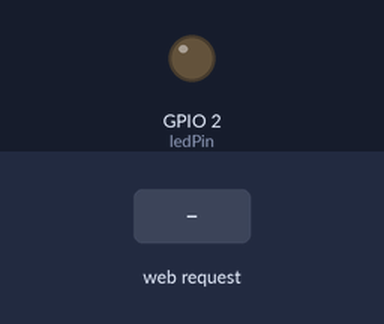
Recording of a sketch running on a simulated ESP32. On the bench: output pins drawn as LEDs (lit = HIGH). The test bench sets the inputs (shaded band). WiFi joins after 1.5 s; servers stay silent unless stated; what the sketch prints to the serial monitor is not drawn.

Above: at 2.7 s.
2.8 s: HTTP request GET /on received
At 4.0 s:
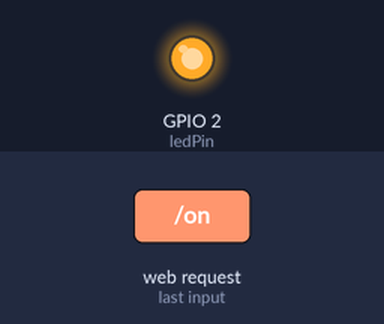
4.3 s: HTTP request GET /off received
At 5.3 s:
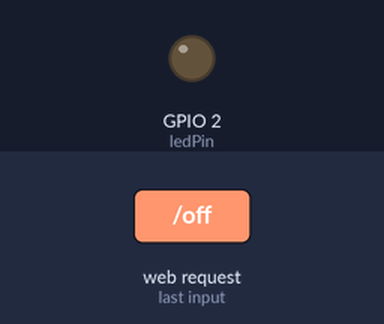
Timing chart, 0 to 7.3 s (numbered marks = the images above; inputs shaded):
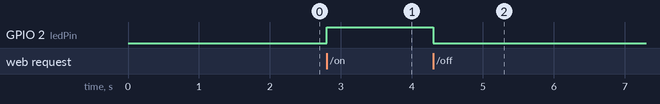

The sketch:

ESP32_Test.ino
```cpp
/*
In this program, we will test the ESP32 by creating a simple web server that can be accessed from any device connected to the same router.
The web server will display LED ON and LED OFF buttons.
Clicking these buttons will control the onboard LED of the ESP32, which is connected to GPIO2.
When you click LED ON, the onboard LED will turn on, and clicking LED OFF will turn it off.
This provides a simple and interactive way to test the ESP32's functionality.
*/
#include <WiFi.h>
#include <WebServer.h>

// Replace with your network credentials
const char* ssid = "Perfect";
const char* password = "24242424";

WebServer server(80); // Web server on port 80

const int ledPin = 2; // Onboard LED pin (GPIO2 for ESP32)
bool ledState = false; // Track LED state

// HTML content for the web page
String HTMLPage() {
  String html = "<!DOCTYPE html><html>";
  html += "<head><title>ESP32 LED Control</title></head>";
  html += "<body style='text-align: center; font-family: Arial;'>";

  html += "<h1>ESP32 LED Control</h1>";
  html += ledState ? "<p>LED is <strong>ON</strong></p>" : "<p>LED is <strong>OFF</strong></p>";
  html += "<a href='/on' style='padding: 10px 20px; background-color: green; color: white; text-decoration: none;'>Turn ON</a>&nbsp;";
  html += "<a href='/off' style='padding: 10px 20px; background-color: red; color: white; text-decoration: none;'>Turn OFF</a>";

  html += "</body></html>";
  return html;
}

// Handle the root path "/"
void handleRoot() {
  server.send(200, "text/html", HTMLPage());
}

// Handle LED ON request
void handleLEDOn() {
  ledState = true;
  digitalWrite(ledPin, HIGH);
  server.send(200, "text/html", HTMLPage());
}

// Handle LED OFF request
void handleLEDOff() {
  ledState = false;
  digitalWrite(ledPin, LOW);
  server.send(200, "text/html", HTMLPage());
}

void setup() {
  Serial.begin(115200);

  // Initialize onboard LED pin as output
  pinMode(ledPin, OUTPUT);
  digitalWrite(ledPin, LOW); // Start with LED off

  // Connect to Wi-Fi
  WiFi.begin(ssid, password);
  Serial.print("Connecting to Wi-Fi");
  while (WiFi.status() != WL_CONNECTED) {
    delay(500);
    Serial.print(".");
  }
  Serial.println("\nConnected to Wi-Fi");
  Serial.println(WiFi.localIP());

  // Define server routes
  server.on("/", handleRoot);
  server.on("/on", handleLEDOn);
  server.on("/off", handleLEDOff);

  // Start the server
  server.begin();
  Serial.println("Server started");
}

void loop() {
  server.handleClient(); // Handle client requests
}
```

Measured:
- after the input at 2.8 s, GPIO 2 (ledPin): LOW → HIGH at once
- after the input at 4.3 s, GPIO 2 (ledPin): HIGH → LOW at once
